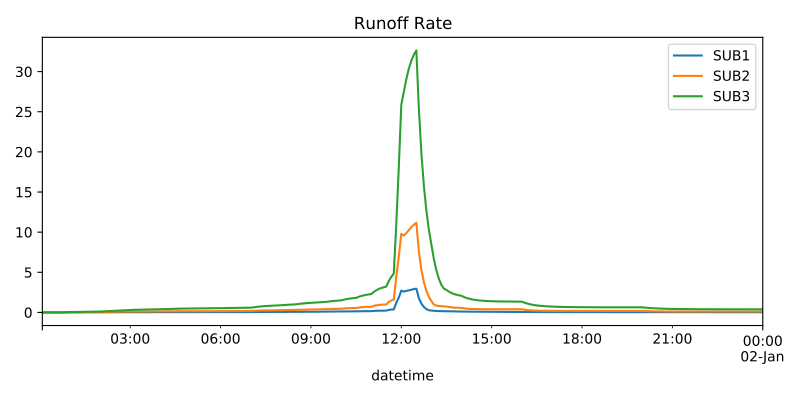

This figure's Python source:
import matplotlib.pyplot as plt
from matplotlib.dates import DateFormatter
from swmm.pandas import Output,test_out_path

# read output file in Output object
out = Output(test_out_path)

# pull runoff_rate timeseries for all cathments and plot them
ax = out.subcatch_series(out.subcatchments, 'runoff_rate', columns='elem').plot(figsize=(8,4))
plt.title("Runoff Rate")
plt.tight_layout()
plt.show()
